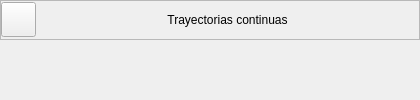
                <widget class="QWidget" name="sk_U2_T3">
                 <layout class="QVBoxLayout" name="verticalLayout_28">
                  <property name="spacing">
                   <number>5</number>
                  </property>
                  <property name="leftMargin">
                   <number>0</number>
                  </property>
                  <property name="topMargin">
                   <number>0</number>
                  </property>
                  <property name="rightMargin">
                   <number>0</number>
                  </property>
                  <property name="bottomMargin">
                   <number>0</number>
                  </property>
                  <item>
                   <widget class="QFrame" name="frame_28">
                    <property name="minimumSize">
                     <size>
                      <width>0</width>
                      <height>35</height>
                     </size>
                    </property>
                    <property name="maximumSize">
                     <size>
                      <width>16777215</width>
                      <height>40</height>
                     </size>
                    </property>
                    <property name="frameShape">
                     <enum>QFrame::StyledPanel</enum>
                    </property>
                    <property name="frameShadow">
                     <enum>QFrame::Raised</enum>
                    </property>
                    <layout class="QHBoxLayout" name="horizontalLayout_13">
                     <property name="spacing">
                      <number>0</number>
                     </property>
                     <property name="sizeConstraint">
                      <enum>QLayout::SetDefaultConstraint</enum>
                     </property>
                     <property name="leftMargin">
                      <number>0</number>
                     </property>
                     <property name="topMargin">
                      <number>0</number>
                     </property>
                     <property name="rightMargin">
                      <number>0</number>
                     </property>
                     <property name="bottomMargin">
                      <number>0</number>
                     </property>
                     <item>
                      <widget class="QPushButton" name="bt_return_9">
                       <property name="minimumSize">
                        <size>
                         <width>35</width>
                         <height>35</height>
                        </size>
                       </property>
                       <property name="maximumSize">
                        <size>
                         <width>35</width>
                         <height>35</height>
                        </size>
                       </property>
                       <property name="text">
                        <string/>
                       </property>
                       <property name="icon">
                        <iconset>
                         <normaloff>resources/images/MainWindow/return.svg</normaloff>resources/images/MainWindow/return.svg</iconset>
                       </property>
                       <property name="iconSize">
                        <size>
                         <width>35</width>
                         <height>35</height>
                        </size>
                       </property>
                      </widget>
                     </item>
                     <item>
                      <spacer name="horizontalSpacer_21">
                       <property name="orientation">
                        <enum>Qt::Horizontal</enum>
                       </property>
                       <property name="sizeHint" stdset="0">
                        <size>
                         <width>131</width>
                         <height>20</height>
                        </size>
                       </property>
                      </spacer>
                     </item>
                     <item>
                      <widget class="QLabel" name="label_12">
                       <property name="text">
                        <string>Trayectorias continuas</string>
                       </property>
                       <property name="alignment">
                        <set>Qt::AlignCenter</set>
                       </property>
                      </widget>
                     </item>
                     <item>
                      <spacer name="horizontalSpacer_22">
                       <property name="orientation">
                        <enum>Qt::Horizontal</enum>
                       </property>
                       <property name="sizeHint" stdset="0">
                        <size>
                         <width>131</width>
                         <height>20</height>
                        </size>
                       </property>
                      </spacer>
                     </item>
                    </layout>
                   </widget>
                  </item>
                  <item>
                   <widget class="ContenidosTemas" name="U2_T3" native="true"/>
                  </item>
                 </layout>
                </widget>
